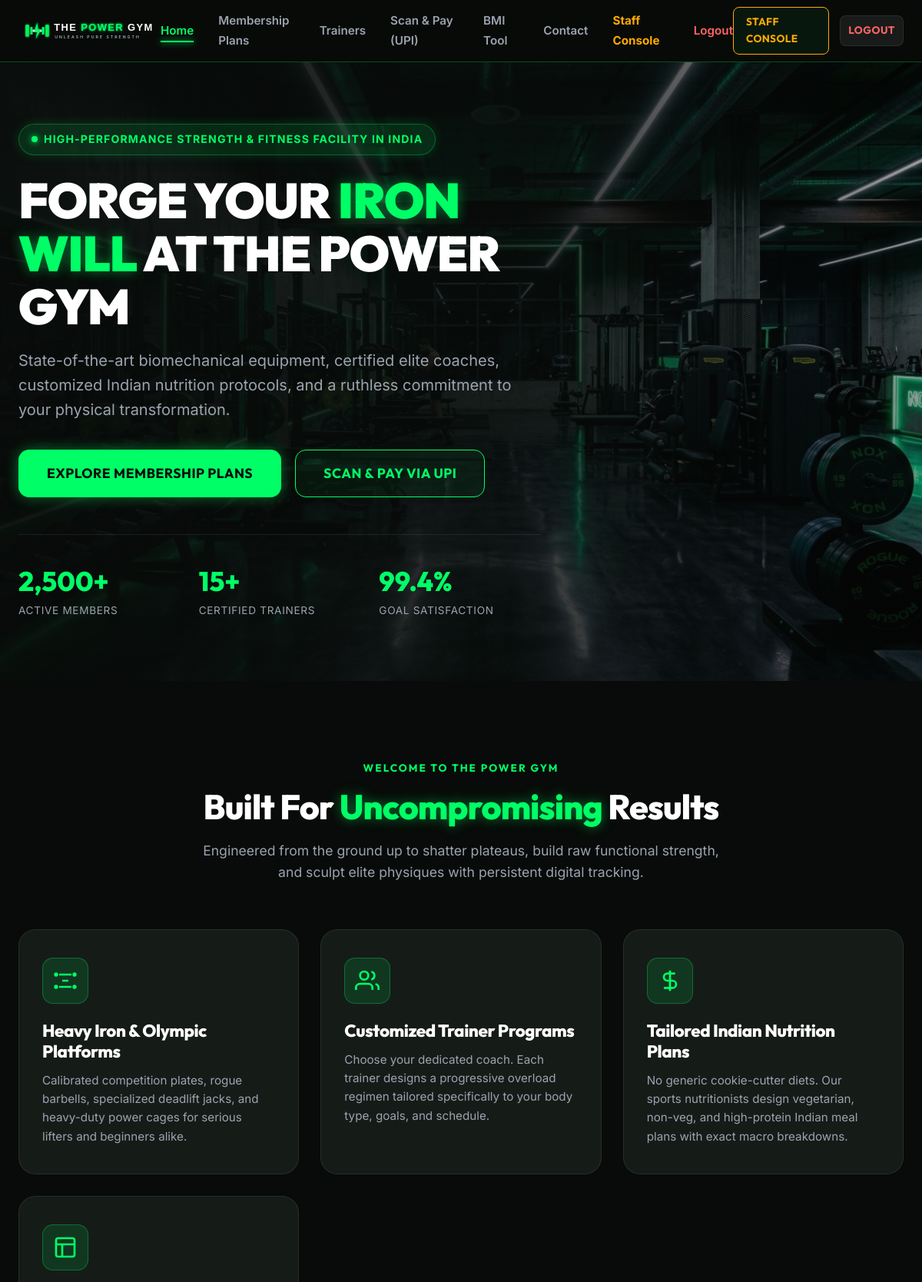
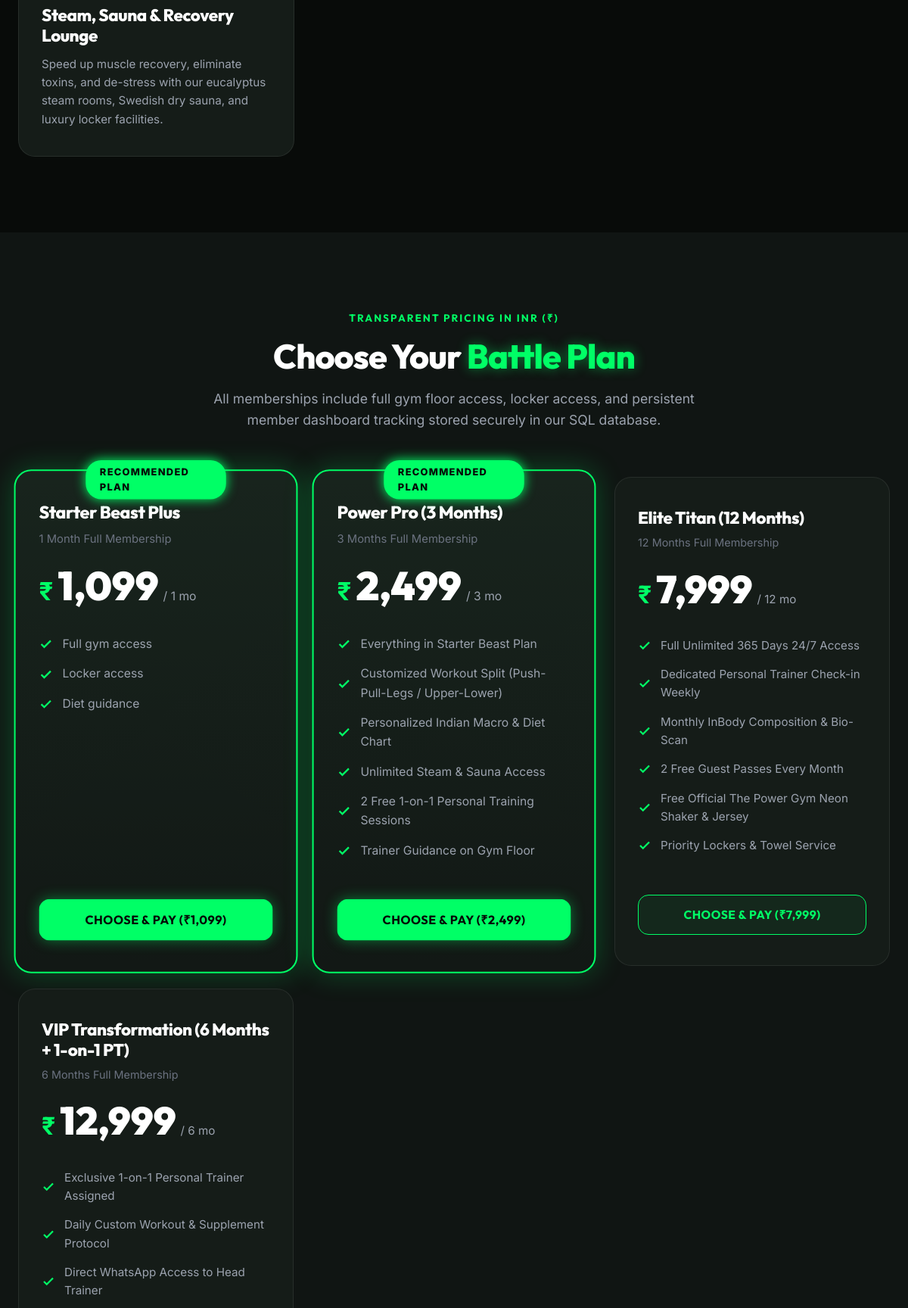
The page / (signed in, upper part) on the database its author committed (2 pictures, top to bottom).
### models.py (models this page shows)
class Plan(db.Model):
    __tablename__ = 'plans'
    id = db.Column(db.Integer, primary_key=True)
    name = db.Column(db.String(80), nullable=False)
    duration_months = db.Column(db.Integer, nullable=False)
    price = db.Column(db.Float, nullable=False)  # in INR ₹
    features_list = db.Column(db.Text, nullable=False)  # pipe '|' or newline separated
    is_popular = db.Column(db.Boolean, default=False)
    is_active = db.Column(db.Boolean, default=True)
    memberships = db.relationship('Membership', backref='plan', lazy='dynamic')
    def get_features(self):
        if not self.features_list:
            return []
        return [f.strip() for f in self.features_list.split('\n') if f.strip()]

### app.py (the view)
    @app.route('/')
    def index():
        plans = Plan.query.filter_by(is_active=True).all()
        trainers = Trainer.query.filter_by(is_available=True).all()
        return render_template('index.html', plans=plans, trainers=trainers)

### templates/index.html (shortened to what this page needs)
{% extends "base.html" %}
{% block content %}
<section class="hero-section" style="background-image: url('{{ url_for('static', filename='images/hero_bg.jpg') }}');">
  <div class="hero-overlay"></div>
  <div class="container">
    <div class="hero-content">
      <div class="hero-badge">
        <span class="pulse-dot"></span>
        High-Performance Strength & Fitness Facility in India
      </div>
      <h1 class="hero-title">
        FORGE YOUR <span class="neon-text">IRON WILL</span> AT THE POWER GYM
      </h1>
      <p class="hero-subtitle">
        State-of-the-art biomechanical equipment, certified elite coaches, customized Indian nutrition protocols, and a ruthless commitment to your physical transformation.
      </p>
      <div class="hero-cta-group">
        <a href="#plans" class="btn btn-primary btn-lg">Explore Membership Plans</a>
        <a href="#payment-info" class="btn btn-outline btn-lg">Scan & Pay via UPI</a>
      </div>
      <div class="hero-metrics">
        <div>
          <div class="metric-number">2,500+</div>
          <div class="metric-label">Active Members</div>
        </div>
        <div>
          <div class="metric-number">15+</div>
          <div class="metric-label">Certified Trainers</div>
        </div>
        <div>
          <div class="metric-number">99.4%</div>
          <div class="metric-label">Goal Satisfaction</div>
        </div>
      </div>
    </div>
  </div>
</section>
<section class="section" id="about">
  <div class="container">
    <div class="section-header">
      <span class="section-badge">Welcome to The Power Gym</span>
      <h2 class="section-title">Built For <span class="neon-text">Uncompromising</span> Results</h2>
      <p class="section-desc">
        Engineered from the ground up to shatter plateaus, build raw functional strength, and sculpt elite physiques with persistent digital tracking.
      </p>
    </div>
    <div class="features-grid">
      <div class="feature-card">
        <div class="feature-icon" style="color: var(--neon-green);">
          <svg width="32" height="32" viewBox="0 0 24 24" fill="none" stroke="currentColor" stroke-width="2"><path d="M6 18h12M6 6h12M9 12h6"></path><circle cx="3" cy="18" r="1"></circle><circle cx="3" cy="6" r="1"></circle><circle cx="21" cy="18" r="1"></circle><circle cx="21" cy="6" r="1"></circle></svg>
        </div>
        <h3 class="feature-title">Heavy Iron & Olympic Platforms</h3>
        <p class="feature-text">
          Calibrated competition plates, rogue barbells, specialized deadlift jacks, and heavy-duty power cages for serious lifters and beginners alike.
        </p>
      </div>
      <div class="feature-card">
        <div class="feature-icon" style="color: var(--neon-green);">
          <svg width="32" height="32" viewBox="0 0 24 24" fill="none" stroke="currentColor" stroke-width="2"><path d="M17 21v-2a4 4 0 0 0-4-4H5a4 4 0 0 0-4 4v2"></path><circle cx="9" cy="7" r="4"></circle><path d="M23 21v-2a4 4 0 0 0-3-3.87"></path><path d="M16 3.13a4 4 0 0 1 0 7.75"></path></svg>
        </div>
        <h3 class="feature-title">Customized Trainer Programs</h3>
        <p class="feature-text">
          Choose your dedicated coach. Each trainer designs a progressive overload regimen tailored specifically to your body type, goals, and schedule.
        </p>
      </div>
      <div class="feature-card">
        <div class="feature-icon" style="color: var(--neon-green);">
          <svg width="32" height="32" viewBox="0 0 24 24" fill="none" stroke="currentColor" stroke-width="2"><path d="M12 2v20M17 5H9.5a3.5 3.5 0 0 0 0 7h5a3.5 3.5 0 0 1 0 7H6"></path></svg>
        </div>
        <h3 class="feature-title">Tailored Indian Nutrition Plans</h3>
        <p class="feature-text">
          No generic cookie-cutter diets. Our sports nutritionists design vegetarian, non-veg, and high-protein Indian meal plans with exact macro breakdowns.
        </p>
      </div>
      <div class="feature-card">
        <div class="feature-icon" style="color: var(--neon-green);">
          <svg width="32" height="32" viewBox="0 0 24 24" fill="none" stroke="currentColor" stroke-width="2"><rect x="3" y="3" width="18" height="18" rx="2" ry="2"></rect><line x1="3" y1="9" x2="21" y2="9"></line><line x1="9" y1="21" x2="9" y2="9"></line></svg>
        </div>
        <h3 class="feature-title">Steam, Sauna & Recovery Lounge</h3>
        <p class="feature-text">
          Speed up muscle recovery, eliminate toxins, and de-stress with our eucalyptus steam rooms, Swedish dry sauna, and luxury locker facilities.
        </p>
      </div>
    </div>
  </div>
</section>
<section class="section section-dark" id="plans">
  <div class="container">
    <div class="section-header">
      <span class="section-badge">Transparent Pricing in INR (₹)</span>
      <h2 class="section-title">Choose Your <span class="neon-text">Battle Plan</span></h2>
      <p class="section-desc">
        All memberships include full gym floor access, locker access, and persistent member dashboard tracking stored securely in our SQL database.
      </p>
    </div>
    <div class="pricing-grid">
      {% for plan in plans %}
        <div class="pricing-card {% if plan.is_popular %}featured{% endif %}">
          {% if plan.is_popular %}
            <div class="featured-tag">Recommended Plan</div>
          {% endif %}
          <h3 class="pricing-name">{{ plan.name }}</h3>
          <p class="pricing-duration">{{ plan.duration_months }} Month{% if plan.duration_months > 1 %}s{% endif %} Full Membership</p>
          <div class="pricing-price">
            <span class="currency">₹</span>
            <span class="amount">{{ "{:,.0f}".format(plan.price) }}</span>
            <span class="period">/ {{ plan.duration_months }} mo</span>
          </div>
          <ul class="pricing-features">
            {% for feat in plan.get_features() %}
              <li>
                <svg width="18" height="18" viewBox="0 0 24 24" fill="none" stroke="currentColor" stroke-width="3">
                  <polyline points="20 6 9 17 4 12"></polyline>
                </svg>
                {{ feat }}
              </li>
            {% endfor %}
          </ul>
          <div style="margin-top: auto;">
            {% if current_user.is_authenticated %}
              <a href="{{ url_for('checkout', plan_id=plan.id) }}" class="btn {% if plan.is_popular %}btn-primary{% else %}btn-outline{% endif %}" style="width: 100%;">
                Choose & Pay (₹{{ "{:,.0f}".format(plan.price) }})
              </a>
            {% else %}
              <a href="{{ url_for('register_customer', plan_id=plan.id) }}" class="btn {% if plan.is_popular %}btn-primary{% else %}btn-outline{% endif %}" style="width: 100%;">
                Join Now (₹{{ "{:,.0f}".format(plan.price) }})
              </a>
            {% endif %}
          </div>
        </div>
      {% endfor %}
    </div>
  </div>
</section>
{% endblock %}

### rows shown on the page
Plan: is_popular "RECOMMENDED PLAN", name "Starter Beast Plus", duration_months "1", price "1,099", get_features "Full gym access" "Locker access" "Diet guidance"
Plan: is_popular "RECOMMENDED PLAN", name "Power Pro (3 Months)", duration_months "3", price "2,499", get_features "Everything in Starter Beast Plan" "Customized Workout Split (Push-Pull-Legs / Upper-Lower)" "Personalized Indian Macro & Diet Chart" "Unlimited Steam & Sauna Access" "2 Free 1-on-1 Personal Training Sessions" "Trainer Guidance on Gym Floor"
Plan: name "Elite Titan (12 Months)", duration_months "12", price "7,999", get_features "Full Unlimited 365 Days 24/7 Access" "Dedicated Personal Trainer Check-in Weekly" "Monthly InBody Composition & Bio-Scan" "2 Free Guest Passes Every Month" "Free Official The Power Gym Neon Shaker & Jersey" "Priority Lockers & Towel Service"
Plan: name "VIP Transformation (6 Months + 1-on-1 PT)", duration_months "6", price "12,999", get_features "Exclusive 1-on-1 Personal Trainer Assigned" "Daily Custom Workout & Supplement Protocol" "Direct WhatsApp Access to Head Trainer"
